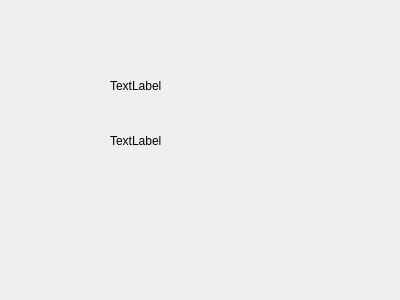
<?xml version="1.0" encoding="UTF-8"?>
<ui version="4.0">
 <class>ModalWindow</class>
 <widget class="QDialog" name="ModalWindow">
  <property name="geometry">
   <rect>
    <x>0</x>
    <y>0</y>
    <width>400</width>
    <height>300</height>
   </rect>
  </property>
  <property name="windowTitle">
   <string>Dialog</string>
  </property>
  <widget class="QLabel" name="os_label">
   <property name="geometry">
    <rect>
     <x>110</x>
     <y>70</y>
     <width>181</width>
     <height>31</height>
    </rect>
   </property>
   <property name="text">
    <string>TextLabel</string>
   </property>
  </widget>
  <widget class="QLabel" name="name_label">
   <property name="geometry">
    <rect>
     <x>110</x>
     <y>130</y>
     <width>241</width>
     <height>21</height>
    </rect>
   </property>
   <property name="text">
    <string>TextLabel</string>
   </property>
  </widget>
 </widget>
 <resources/>
 <connections/>
</ui>
